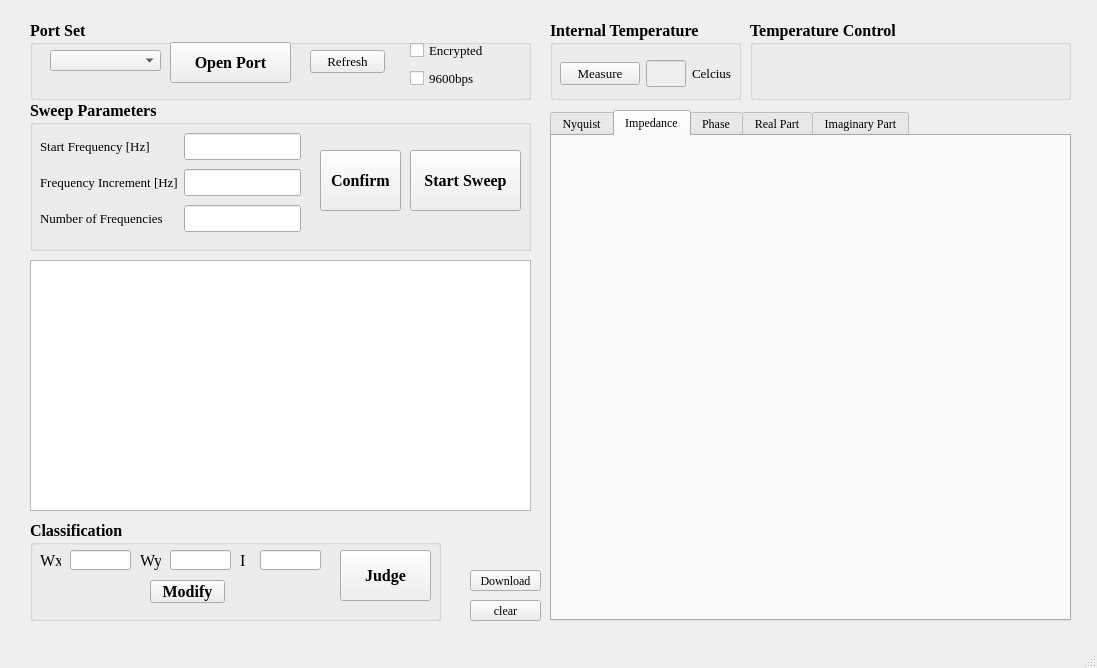
<?xml version="1.0" encoding="UTF-8"?>
<ui version="4.0">
 <class>MainWindow</class>
 <widget class="QMainWindow" name="MainWindow">
  <property name="geometry">
   <rect>
    <x>0</x>
    <y>0</y>
    <width>1097</width>
    <height>668</height>
   </rect>
  </property>
  <property name="minimumSize">
   <size>
    <width>800</width>
    <height>600</height>
   </size>
  </property>
  <property name="maximumSize">
   <size>
    <width>16777215</width>
    <height>16777215</height>
   </size>
  </property>
  <property name="font">
   <font>
    <family>Times New Roman</family>
   </font>
  </property>
  <property name="windowTitle">
   <string>User Interface</string>
  </property>
  <widget class="QWidget" name="centralwidget">
   <widget class="QTextBrowser" name="recTEXT">
    <property name="geometry">
     <rect>
      <x>30</x>
      <y>260</y>
      <width>501</width>
      <height>251</height>
     </rect>
    </property>
   </widget>
   <widget class="QPushButton" name="clearButton">
    <property name="geometry">
     <rect>
      <x>470</x>
      <y>600</y>
      <width>71</width>
      <height>21</height>
     </rect>
    </property>
    <property name="text">
     <string>clear</string>
    </property>
   </widget>
   <widget class="QGroupBox" name="groupBox_5">
    <property name="geometry">
     <rect>
      <x>30</x>
      <y>20</y>
      <width>501</width>
      <height>80</height>
     </rect>
    </property>
    <property name="font">
     <font>
      <family>Times New Roman</family>
      <pointsize>12</pointsize>
      <weight>75</weight>
      <bold>true</bold>
     </font>
    </property>
    <property name="title">
     <string>Port Set</string>
    </property>
    <widget class="QCheckBox" name="checkBoxBPS">
     <property name="geometry">
      <rect>
       <x>380</x>
       <y>50</y>
       <width>71</width>
       <height>16</height>
      </rect>
     </property>
     <property name="font">
      <font>
       <family>Times New Roman</family>
       <pointsize>10</pointsize>
       <weight>50</weight>
       <bold>false</bold>
      </font>
     </property>
     <property name="text">
      <string>9600bps</string>
     </property>
    </widget>
    <widget class="QComboBox" name="comboBox">
     <property name="geometry">
      <rect>
       <x>20</x>
       <y>30</y>
       <width>111</width>
       <height>21</height>
      </rect>
     </property>
    </widget>
    <widget class="QPushButton" name="refreshButton">
     <property name="geometry">
      <rect>
       <x>280</x>
       <y>30</y>
       <width>75</width>
       <height>23</height>
      </rect>
     </property>
     <property name="font">
      <font>
       <family>Times New Roman</family>
       <pointsize>10</pointsize>
       <weight>50</weight>
       <bold>false</bold>
      </font>
     </property>
     <property name="text">
      <string>Refresh</string>
     </property>
    </widget>
    <widget class="QPushButton" name="comBUTTON">
     <property name="geometry">
      <rect>
       <x>140</x>
       <y>22</y>
       <width>121</width>
       <height>41</height>
      </rect>
     </property>
     <property name="font">
      <font>
       <family>Times New Roman</family>
       <pointsize>12</pointsize>
       <weight>75</weight>
       <bold>true</bold>
      </font>
     </property>
     <property name="text">
      <string>Open Port</string>
     </property>
    </widget>
    <widget class="QCheckBox" name="encryptBox">
     <property name="geometry">
      <rect>
       <x>380</x>
       <y>20</y>
       <width>81</width>
       <height>21</height>
      </rect>
     </property>
     <property name="font">
      <font>
       <family>Times New Roman</family>
       <pointsize>10</pointsize>
       <weight>50</weight>
       <bold>false</bold>
      </font>
     </property>
     <property name="text">
      <string>Encrypted </string>
     </property>
    </widget>
   </widget>
   <widget class="QGroupBox" name="groupBox_4">
    <property name="geometry">
     <rect>
      <x>550</x>
      <y>20</y>
      <width>191</width>
      <height>80</height>
     </rect>
    </property>
    <property name="font">
     <font>
      <family>Times New Roman</family>
      <pointsize>12</pointsize>
      <weight>75</weight>
      <bold>true</bold>
     </font>
    </property>
    <property name="title">
     <string>Internal Temperature</string>
    </property>
    <widget class="QWidget" name="layoutWidget">
     <property name="geometry">
      <rect>
       <x>10</x>
       <y>40</y>
       <width>171</width>
       <height>27</height>
      </rect>
     </property>
     <layout class="QHBoxLayout" name="horizontalLayout">
      <item>
       <widget class="QPushButton" name="pushButton_2">
        <property name="font">
         <font>
          <family>Times New Roman</family>
          <pointsize>10</pointsize>
          <weight>50</weight>
          <bold>false</bold>
         </font>
        </property>
        <property name="text">
         <string>Measure</string>
        </property>
       </widget>
      </item>
      <item>
       <widget class="QLineEdit" name="lineEdit">
        <property name="enabled">
         <bool>false</bool>
        </property>
        <property name="maximumSize">
         <size>
          <width>133</width>
          <height>16777215</height>
         </size>
        </property>
       </widget>
      </item>
      <item>
       <widget class="QLabel" name="label_8">
        <property name="font">
         <font>
          <family>Times New Roman</family>
          <pointsize>10</pointsize>
          <weight>50</weight>
          <bold>false</bold>
         </font>
        </property>
        <property name="text">
         <string>Celcius</string>
        </property>
       </widget>
      </item>
     </layout>
    </widget>
   </widget>
   <widget class="QPushButton" name="Save_File">
    <property name="geometry">
     <rect>
      <x>470</x>
      <y>570</y>
      <width>71</width>
      <height>21</height>
     </rect>
    </property>
    <property name="text">
     <string>Download</string>
    </property>
   </widget>
   <widget class="QTabWidget" name="tabWidget">
    <property name="geometry">
     <rect>
      <x>550</x>
      <y>110</y>
      <width>521</width>
      <height>511</height>
     </rect>
    </property>
    <property name="currentIndex">
     <number>1</number>
    </property>
    <widget class="QWidget" name="tab">
     <attribute name="title">
      <string>Nyquist</string>
     </attribute>
     <widget class="QCustomPlot" name="widget" native="true">
      <property name="geometry">
       <rect>
        <x>20</x>
        <y>20</y>
        <width>471</width>
        <height>431</height>
       </rect>
      </property>
     </widget>
    </widget>
    <widget class="QWidget" name="tab_2">
     <attribute name="title">
      <string>Impedance</string>
     </attribute>
     <widget class="QCustomPlot" name="widget_2" native="true">
      <property name="geometry">
       <rect>
        <x>20</x>
        <y>20</y>
        <width>471</width>
        <height>441</height>
       </rect>
      </property>
     </widget>
    </widget>
    <widget class="QWidget" name="tab_3">
     <attribute name="title">
      <string>Phase</string>
     </attribute>
     <widget class="QCustomPlot" name="widget_3" native="true">
      <property name="geometry">
       <rect>
        <x>20</x>
        <y>20</y>
        <width>471</width>
        <height>431</height>
       </rect>
      </property>
     </widget>
    </widget>
    <widget class="QWidget" name="tab_4">
     <attribute name="title">
      <string>Real Part</string>
     </attribute>
     <widget class="QCustomPlot" name="widget_4" native="true">
      <property name="geometry">
       <rect>
        <x>20</x>
        <y>20</y>
        <width>471</width>
        <height>431</height>
       </rect>
      </property>
     </widget>
    </widget>
    <widget class="QWidget" name="tab_5">
     <attribute name="title">
      <string>Imaginary Part</string>
     </attribute>
     <widget class="QCustomPlot" name="widget_5" native="true">
      <property name="geometry">
       <rect>
        <x>20</x>
        <y>20</y>
        <width>471</width>
        <height>431</height>
       </rect>
      </property>
     </widget>
    </widget>
   </widget>
   <widget class="QGroupBox" name="groupBox">
    <property name="geometry">
     <rect>
      <x>30</x>
      <y>100</y>
      <width>501</width>
      <height>151</height>
     </rect>
    </property>
    <property name="font">
     <font>
      <family>Times New Roman</family>
      <pointsize>12</pointsize>
      <weight>75</weight>
      <bold>true</bold>
     </font>
    </property>
    <property name="title">
     <string>Sweep Parameters</string>
    </property>
    <property name="flat">
     <bool>false</bool>
    </property>
    <widget class="QWidget" name="layoutWidget_2">
     <property name="geometry">
      <rect>
       <x>10</x>
       <y>30</y>
       <width>261</width>
       <height>108</height>
      </rect>
     </property>
     <layout class="QGridLayout" name="gridLayout">
      <item row="0" column="0">
       <widget class="QLabel" name="label_4">
        <property name="enabled">
         <bool>true</bool>
        </property>
        <property name="font">
         <font>
          <family>Times New Roman</family>
          <pointsize>10</pointsize>
          <weight>50</weight>
          <bold>false</bold>
         </font>
        </property>
        <property name="lineWidth">
         <number>1</number>
        </property>
        <property name="text">
         <string>Start Frequency [Hz]</string>
        </property>
       </widget>
      </item>
      <item row="0" column="1">
       <widget class="QLineEdit" name="line_StartFreq">
        <property name="enabled">
         <bool>true</bool>
        </property>
       </widget>
      </item>
      <item row="2" column="1">
       <widget class="QLineEdit" name="line_NumFreq">
        <property name="enabled">
         <bool>true</bool>
        </property>
       </widget>
      </item>
      <item row="2" column="0">
       <widget class="QLabel" name="label_6">
        <property name="enabled">
         <bool>true</bool>
        </property>
        <property name="font">
         <font>
          <family>Times New Roman</family>
          <pointsize>10</pointsize>
          <weight>50</weight>
          <bold>false</bold>
         </font>
        </property>
        <property name="text">
         <string>Number of Frequencies</string>
        </property>
       </widget>
      </item>
      <item row="1" column="0">
       <widget class="QLabel" name="label_5">
        <property name="enabled">
         <bool>true</bool>
        </property>
        <property name="font">
         <font>
          <family>Times New Roman</family>
          <pointsize>10</pointsize>
          <weight>50</weight>
          <bold>false</bold>
         </font>
        </property>
        <property name="text">
         <string>Frequency Increment [Hz]</string>
        </property>
       </widget>
      </item>
      <item row="1" column="1">
       <widget class="QLineEdit" name="line_FreqInc">
        <property name="enabled">
         <bool>true</bool>
        </property>
       </widget>
      </item>
     </layout>
    </widget>
    <widget class="QPushButton" name="pushButton_4">
     <property name="geometry">
      <rect>
       <x>290</x>
       <y>50</y>
       <width>81</width>
       <height>61</height>
      </rect>
     </property>
     <property name="text">
      <string>Confirm</string>
     </property>
    </widget>
    <widget class="QPushButton" name="pushButton_3">
     <property name="geometry">
      <rect>
       <x>380</x>
       <y>50</y>
       <width>111</width>
       <height>61</height>
      </rect>
     </property>
     <property name="font">
      <font>
       <family>Times New Roman</family>
       <pointsize>12</pointsize>
       <weight>75</weight>
       <bold>true</bold>
      </font>
     </property>
     <property name="text">
      <string>Start Sweep</string>
     </property>
    </widget>
   </widget>
   <widget class="QGroupBox" name="groupBox_2">
    <property name="geometry">
     <rect>
      <x>30</x>
      <y>520</y>
      <width>411</width>
      <height>101</height>
     </rect>
    </property>
    <property name="font">
     <font>
      <family>Times New Roman</family>
      <pointsize>12</pointsize>
      <weight>75</weight>
      <bold>true</bold>
     </font>
    </property>
    <property name="title">
     <string>Classification</string>
    </property>
    <widget class="QPushButton" name="pushButton">
     <property name="geometry">
      <rect>
       <x>310</x>
       <y>30</y>
       <width>91</width>
       <height>51</height>
      </rect>
     </property>
     <property name="text">
      <string>Judge</string>
     </property>
    </widget>
    <widget class="QLabel" name="label">
     <property name="geometry">
      <rect>
       <x>10</x>
       <y>30</y>
       <width>21</width>
       <height>21</height>
      </rect>
     </property>
     <property name="font">
      <font>
       <weight>50</weight>
       <bold>false</bold>
      </font>
     </property>
     <property name="text">
      <string>Wx</string>
     </property>
    </widget>
    <widget class="QLineEdit" name="line_Wx">
     <property name="geometry">
      <rect>
       <x>40</x>
       <y>30</y>
       <width>61</width>
       <height>20</height>
      </rect>
     </property>
    </widget>
    <widget class="QLabel" name="label_2">
     <property name="geometry">
      <rect>
       <x>110</x>
       <y>30</y>
       <width>21</width>
       <height>21</height>
      </rect>
     </property>
     <property name="font">
      <font>
       <weight>50</weight>
       <bold>false</bold>
      </font>
     </property>
     <property name="text">
      <string>Wy</string>
     </property>
    </widget>
    <widget class="QLineEdit" name="line_Wy">
     <property name="geometry">
      <rect>
       <x>140</x>
       <y>30</y>
       <width>61</width>
       <height>20</height>
      </rect>
     </property>
    </widget>
    <widget class="QLabel" name="label_3">
     <property name="geometry">
      <rect>
       <x>210</x>
       <y>30</y>
       <width>16</width>
       <height>21</height>
      </rect>
     </property>
     <property name="font">
      <font>
       <weight>50</weight>
       <bold>false</bold>
      </font>
     </property>
     <property name="text">
      <string>I</string>
     </property>
    </widget>
    <widget class="QLineEdit" name="line_I">
     <property name="geometry">
      <rect>
       <x>230</x>
       <y>30</y>
       <width>61</width>
       <height>20</height>
      </rect>
     </property>
    </widget>
    <widget class="QPushButton" name="pushButton_Modify">
     <property name="geometry">
      <rect>
       <x>120</x>
       <y>60</y>
       <width>75</width>
       <height>23</height>
      </rect>
     </property>
     <property name="text">
      <string>Modify</string>
     </property>
    </widget>
   </widget>
   <widget class="QGroupBox" name="groupBox_3">
    <property name="geometry">
     <rect>
      <x>750</x>
      <y>20</y>
      <width>321</width>
      <height>80</height>
     </rect>
    </property>
    <property name="font">
     <font>
      <pointsize>12</pointsize>
      <weight>75</weight>
      <bold>true</bold>
     </font>
    </property>
    <property name="title">
     <string>Temperature Control</string>
    </property>
   </widget>
  </widget>
  <widget class="QMenuBar" name="menubar">
   <property name="geometry">
    <rect>
     <x>0</x>
     <y>0</y>
     <width>1097</width>
     <height>23</height>
    </rect>
   </property>
  </widget>
  <widget class="QStatusBar" name="statusbar"/>
 </widget>
 <customwidgets>
  <customwidget>
   <class>QCustomPlot</class>
   <extends>QWidget</extends>
   <header>qcustomplot.h</header>
   <container>1</container>
  </customwidget>
 </customwidgets>
 <resources/>
 <connections/>
</ui>
